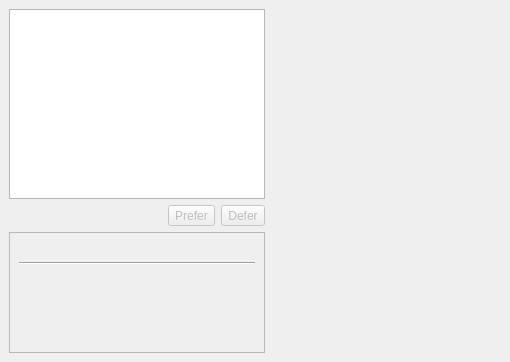
<ui version="4.0" >
 <author>Matthias Kretz &lt;kretz@kde.org></author>
 <class>BackendSelection</class>
 <widget class="QWidget" name="BackendSelection" >
  <property name="geometry" >
   <rect>
    <x>0</x>
    <y>0</y>
    <width>510</width>
    <height>362</height>
   </rect>
  </property>
  <layout class="QGridLayout" >
   <property name="margin" >
    <number>9</number>
   </property>
   <property name="spacing" >
    <number>6</number>
   </property>
   <item row="0" column="0" >
    <layout class="QGridLayout" >
     <property name="margin" >
      <number>0</number>
     </property>
     <property name="spacing" >
      <number>6</number>
     </property>
     <item row="0" column="0" colspan="3" >
      <widget class="QListWidget" name="m_select" >
       <property name="sizePolicy" >
        <sizepolicy>
         <hsizetype>5</hsizetype>
         <vsizetype>5</vsizetype>
         <horstretch>0</horstretch>
         <verstretch>0</verstretch>
        </sizepolicy>
       </property>
       <property name="toolTip" >
        <string>A list of Phonon Backends found on your system.  The order here determines the order Phonon will use them in.</string>
       </property>
       <property name="whatsThis" >
        <string>A list of Phonon Backends found on your system.  The order here determines the order Phonon will use them in.</string>
       </property>
       <property name="dragEnabled" >
        <bool>true</bool>
       </property>
       <property name="dragDropMode" >
        <enum>QAbstractItemView::InternalMove</enum>
       </property>
      </widget>
     </item>
     <item row="1" column="1" >
      <widget class="QToolButton" name="m_up" >
       <property name="enabled" >
        <bool>false</bool>
       </property>
       <property name="text" >
        <string>Prefer</string>
       </property>
       <property name="toolButtonStyle" >
        <enum>Qt::ToolButtonTextBesideIcon</enum>
       </property>
      </widget>
     </item>
     <item row="1" column="2" >
      <widget class="QToolButton" name="m_down" >
       <property name="enabled" >
        <bool>false</bool>
       </property>
       <property name="text" >
        <string>Defer</string>
       </property>
       <property name="toolButtonStyle" >
        <enum>Qt::ToolButtonTextBesideIcon</enum>
       </property>
      </widget>
     </item>
     <item row="1" column="0" >
      <spacer>
       <property name="orientation" >
        <enum>Qt::Horizontal</enum>
       </property>
       <property name="sizeHint" >
        <size>
         <width>81</width>
         <height>20</height>
        </size>
       </property>
      </spacer>
     </item>
    </layout>
   </item>
   <item row="1" column="0" >
    <widget class="QFrame" name="frame" >
     <property name="frameShape" >
      <enum>QFrame::StyledPanel</enum>
     </property>
     <property name="frameShadow" >
      <enum>QFrame::Raised</enum>
     </property>
     <layout class="QVBoxLayout" >
      <property name="margin" >
       <number>9</number>
      </property>
      <property name="spacing" >
       <number>6</number>
      </property>
      <item>
       <layout class="QHBoxLayout" >
        <property name="margin" >
         <number>0</number>
        </property>
        <property name="spacing" >
         <number>6</number>
        </property>
        <item>
         <widget class="QLabel" name="m_icon" >
          <property name="sizePolicy" >
           <sizepolicy>
            <hsizetype>0</hsizetype>
            <vsizetype>0</vsizetype>
            <horstretch>0</horstretch>
            <verstretch>0</verstretch>
           </sizepolicy>
          </property>
          <property name="text" >
           <string/>
          </property>
         </widget>
        </item>
        <item>
         <widget class="QLabel" name="m_name" >
          <property name="sizePolicy" >
           <sizepolicy>
            <hsizetype>5</hsizetype>
            <vsizetype>5</vsizetype>
            <horstretch>0</horstretch>
            <verstretch>0</verstretch>
           </sizepolicy>
          </property>
          <property name="text" >
           <string/>
          </property>
          <property name="alignment" >
           <set>Qt::AlignVCenter</set>
          </property>
         </widget>
        </item>
       </layout>
      </item>
      <item>
       <widget class="Line" name="line1" >
        <property name="frameShape" >
         <enum>QFrame::HLine</enum>
        </property>
        <property name="frameShadow" >
         <enum>QFrame::Sunken</enum>
        </property>
        <property name="orientation" >
         <enum>Qt::Horizontal</enum>
        </property>
       </widget>
      </item>
      <item>
       <widget class="QLabel" name="m_comment" >
        <property name="text" >
         <string/>
        </property>
        <property name="alignment" >
         <set>Qt::AlignVCenter</set>
        </property>
       </widget>
      </item>
      <item>
       <widget class="QLabel" name="m_website" >
        <property name="text" >
         <string/>
        </property>
       </widget>
      </item>
      <item>
       <widget class="QLabel" name="m_version" >
        <property name="text" >
         <string/>
        </property>
        <property name="alignment" >
         <set>Qt::AlignVCenter</set>
        </property>
       </widget>
      </item>
      <item>
       <spacer>
        <property name="orientation" >
         <enum>Qt::Vertical</enum>
        </property>
        <property name="sizeType" >
         <enum>QSizePolicy::Expanding</enum>
        </property>
        <property name="sizeHint" >
         <size>
          <width>20</width>
          <height>20</height>
         </size>
        </property>
       </spacer>
      </item>
     </layout>
    </widget>
   </item>
   <item rowspan="2" row="0" column="1" >
    <widget class="QStackedWidget" name="stackedWidget" >
     <property name="sizePolicy" >
      <sizepolicy>
       <hsizetype>7</hsizetype>
       <vsizetype>5</vsizetype>
       <horstretch>0</horstretch>
       <verstretch>0</verstretch>
      </sizepolicy>
     </property>
     <widget class="QWidget" name="page" />
     <widget class="QWidget" name="page_2" />
    </widget>
   </item>
  </layout>
 </widget>
 <layoutdefault spacing="6" margin="11" />
 <layoutfunction spacing="KDialog::spacingHint" margin="KDialog::marginHint" />
 <resources/>
 <connections/>
</ui>
